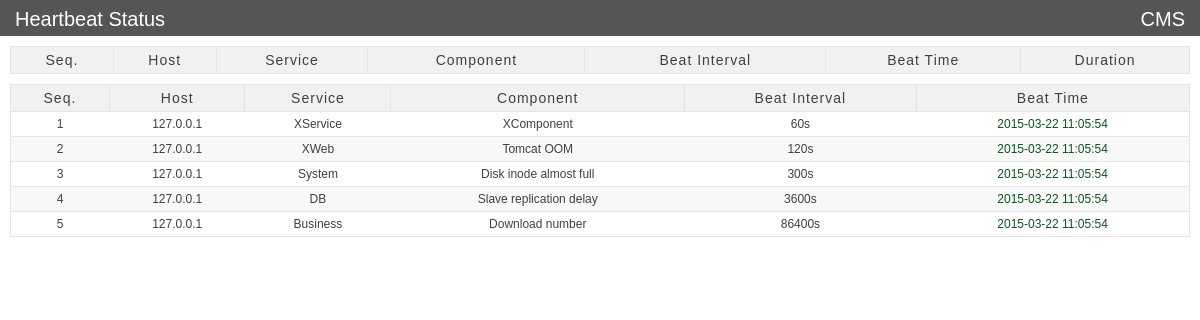
The app's page /heartbeat_status/index.php with its own data.
### tables this page shows
create table tb_heartbeat (
  id             int unsigned  not null auto_increment,
  host           varchar(15)   default '127.0.0.1',
  service        varchar(32)   default null,
  component      varchar(96)   default null,
  beat_interval  int unsigned  default 0 comment 'seconds',
  beat_time      datetime      default null,
  primary key (id),
  key idx_service_component (service,component)
);

### heartbeat_status/dao.php (called while the page is built, shortened)
<?php
function get_heartbeat_list(){
  $conn=connect_db();
  $sql='select host,service,component,beat_interval,beat_time from tb_heartbeat order by host';
  $res=mysql_query($sql,$conn);
  $heartbeat_list=array();
  $item=array();
  if($res){
    while($row=mysql_fetch_array($res)){
      $item['host']=$row['host'];
      $item['service']=$row['service'];
      $item['component']=$row['component'];
      $item['beat_interval']=$row['beat_interval'];
      $item['beat_time']=$row['beat_time'];
      $item['status']=(time()-strtotime($row['beat_time']))<$item['beat_interval']?true:false;
      $item['duration']=round((time()-strtotime($row['beat_time']))/60,0);
      array_push($heartbeat_list,$item);
    }
  }
  return $heartbeat_list;
}
?>

### heartbeat_status/index.php (the view, shortened to what this page needs)
<?php
require_once dirname(__FILE__).'/'.'dao.php';
$heartbeat_list=get_heartbeat_list();
?>
<!DOCTYPE html PUBLIC "-//W3C//DTD HTML 4.01 Transitional//EN" "http://www.w3.org/TR/html4/loose.dtd">
<html>
<head>
<link rel="stylesheet" type="text/css" href="./basic.css" />
</head>
<body>
<div id="top_area">
  <div id="logo">
    Heartbeat Status
  </div>
  <div id="link">
    <a href="#" target="_blank" style="color: #FFF;">CMS</a>
  </div>
</div>
<div class="div_block">
	<table>
		<tr class="table-head">
			<th>Seq.</th>
			<th>Host</th>
      <th>Service</th>
			<th>Component</th>
			<th>Beat Interval</th>
			<th>Beat Time</th>
			<th>Duration</th>
		</tr>
	</table>
</div>
<div class="div_block">
	<table>
		<tr class="table-head">
			<th>Seq.</th>
			<th>Host</th>
      <th>Service</th>
			<th>Component</th>
			<th>Beat Interval</th>
			<th>Beat Time</th>
		</tr>
		<?php $i=1;foreach($heartbeat_list as $item){if($item['status']){ ?>
		<tr class="<?php echo $i%2==0?'even-color':''; ?>">
			<td><?php echo $i++; ?></td>
			<td><?php echo $item['host']; ?></td>
      <td><?php echo $item['service']; ?></td>
			<td><?php echo $item['component']; ?></td>
			<td><?php echo $item['beat_interval']; ?>s</td>
			<td>
        <span style="color:#095720;">
          <?php echo $item['beat_time'];?>
      </td>
		</tr>
		<?php }} ?>
	</table>
</div>
</body>
</html>

### heartbeat_status/basic.css (style rules this page uses)
body { font-family: Vernada, Arial, Helvetica, Sans-serif; font-size: 12px; color: #404040; }
body,ul,li,form,input,button { margin: 0; padding: 0; }
a { text-decoration: none; color: #404040; display: inline-block; outline: none; }
table { width: 100%; border-collapse: collapse; border: 1px solid #E5E5E5; }
th { background-color: #F1F1F1; border: 1px solid #E5E5E5; padding: 5px; font-weight: normal; }
tr { border: 1px solid #E5E5E5; }
td { text-align: center; padding: 5px; }
.table-head { font-size: 14px; border-bottom: 0px; background-color: #F2F2F2; border-bottom: 0px; letter-spacing: 1px; }
.even-color { background-color: #F8F8F8; }
.div_block { margin: 10px; }
#top_area { width: 100%; height: 20px; background-color: #555555; margin: 0 auto; padding: 8px 0; }
#logo { font-size: 20px; margin-left: 15px; color: #FFF; float: left; }
#link { font-size: 20px; margin-right: 15px; color: #FFF; float: right; }

### records on screen
tb_heartbeat: host "127.0.0.1", service "XService", component "XComponent", beat_interval "60", beat_time "2015-03-22 11:05:54"
tb_heartbeat: host "127.0.0.1", service "XWeb", component "Tomcat OOM", beat_interval "120", beat_time "2015-03-22 11:05:54"
tb_heartbeat: host "127.0.0.1", service "System", component "Disk inode almost full", beat_interval "300", beat_time "2015-03-22 11:05:54"
tb_heartbeat: host "127.0.0.1", service "DB", component "Slave replication delay", beat_interval "3600", beat_time "2015-03-22 11:05:54"
tb_heartbeat: host "127.0.0.1", service "Business", component "Download number", beat_interval "86400", beat_time "2015-03-22 11:05:54"
